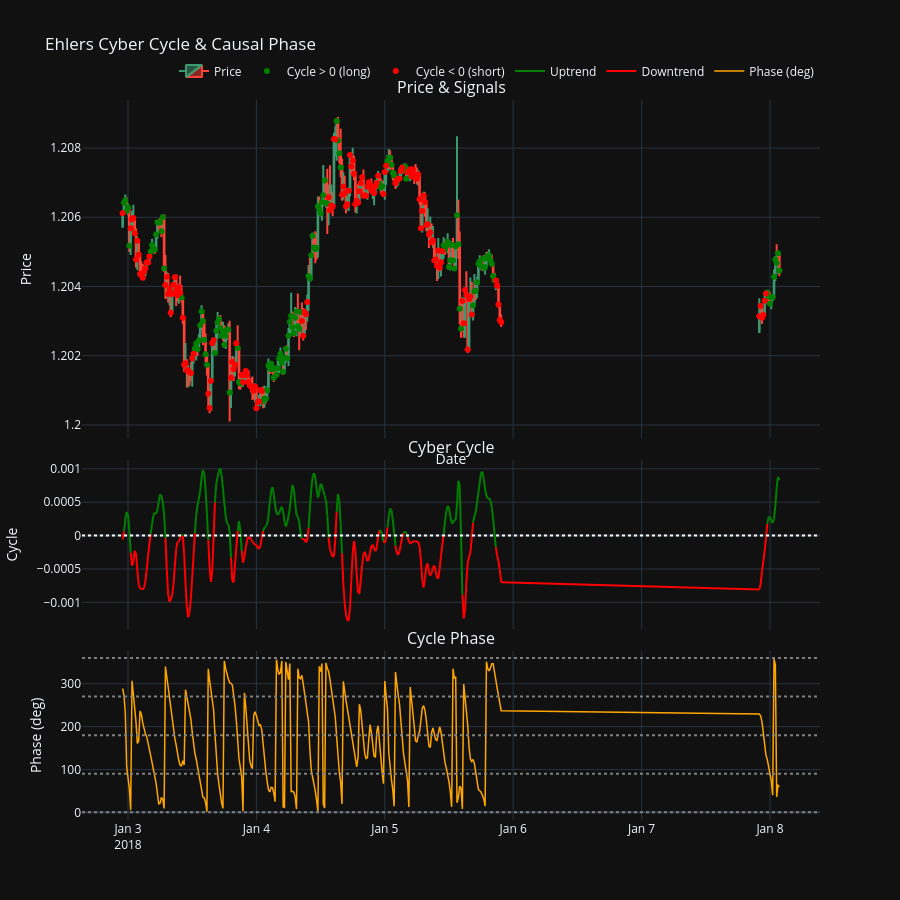

Notebook code for this chart:
### Code cell
ecc=EHLERSCC(data, period=20)
ecc.plot(100,400)
